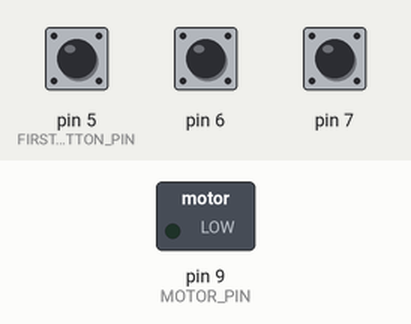
This sketch was run on a simulated Arduino Uno, built with avr-gcc and run on an emulated ATmega328P. Parts: switched loads named in the sketch (green lamp = pin HIGH). The test bench sets the inputs (shaded band); at power-on: pin 6 HIGH, pin 7 HIGH, pin 5 (FIRST_BUTTON_PIN) HIGH.

Above: at 1.2 s.
1.3 s: pin 6 pulled LOW for 0.15 s
At 1.9 s:
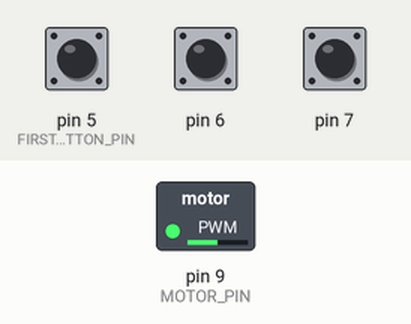
2.9 s: pin 7 pulled LOW for 0.15 s
At 4.1 s:
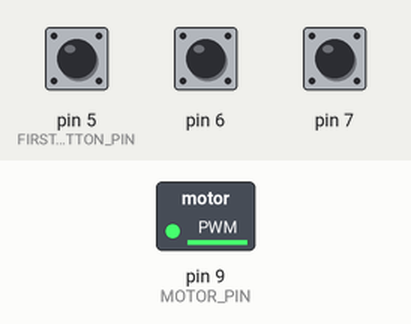
4.5 s: pin 5 (FIRST_BUTTON_PIN) pulled LOW for 0.15 s
At 5.5 s:
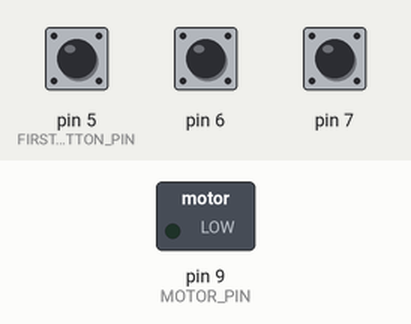
6.1 s: pin 6 pulled LOW for 1 s
At 6.8 s:
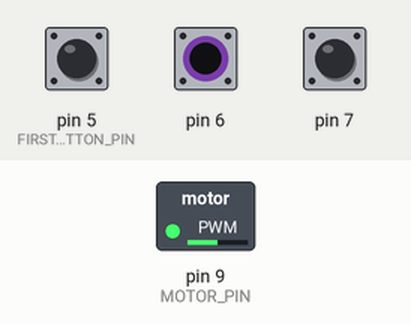
8.6 s: pin 5 (FIRST_BUTTON_PIN) pulled LOW for 1 s
At 9.9 s:
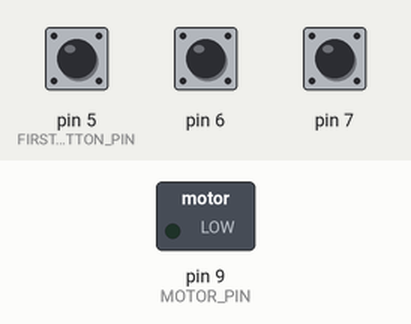
Timing chart, 0 to 11.6 s (numbered marks = the images above; inputs shaded):
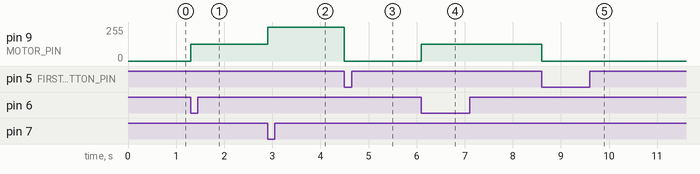

The sketch:

9_mixer.ino
```cpp
#define MOTOR_PIN 9
#define FIRST_BUTTON_PIN 5
#define BUTTON_COUNT 3
#define SPEED_STEP (255 / (BUTTON_COUNT - 1))

void setup() {
  pinMode(MOTOR_PIN, OUTPUT);

  for (int i = 0; i < BUTTON_COUNT; ++i) {
    pinMode(i + FIRST_BUTTON_PIN, INPUT_PULLUP);
  }
}

void loop() {
  for (int i = 0; i < BUTTON_COUNT; ++i) {
    if (digitalRead(i + FIRST_BUTTON_PIN)) {
      continue;
    }

    int speed = i * SPEED_STEP;
    analogWrite(MOTOR_PIN, speed);
  }
}
```

Measured:
- after the input at 1.3 s, pin 9 (MOTOR_PIN): 0/255 → 127/255 at once
- after the input at 2.9 s, pin 9 (MOTOR_PIN): 127/255 → 254/255 at once
- after the input at 4.5 s, pin 9 (MOTOR_PIN): 254/255 → 0/255 at once
- after the input at 6.1 s, pin 9 (MOTOR_PIN): 0/255 → 127/255 at once
- after the input at 8.6 s, pin 9 (MOTOR_PIN): 127/255 → 0/255 at once
